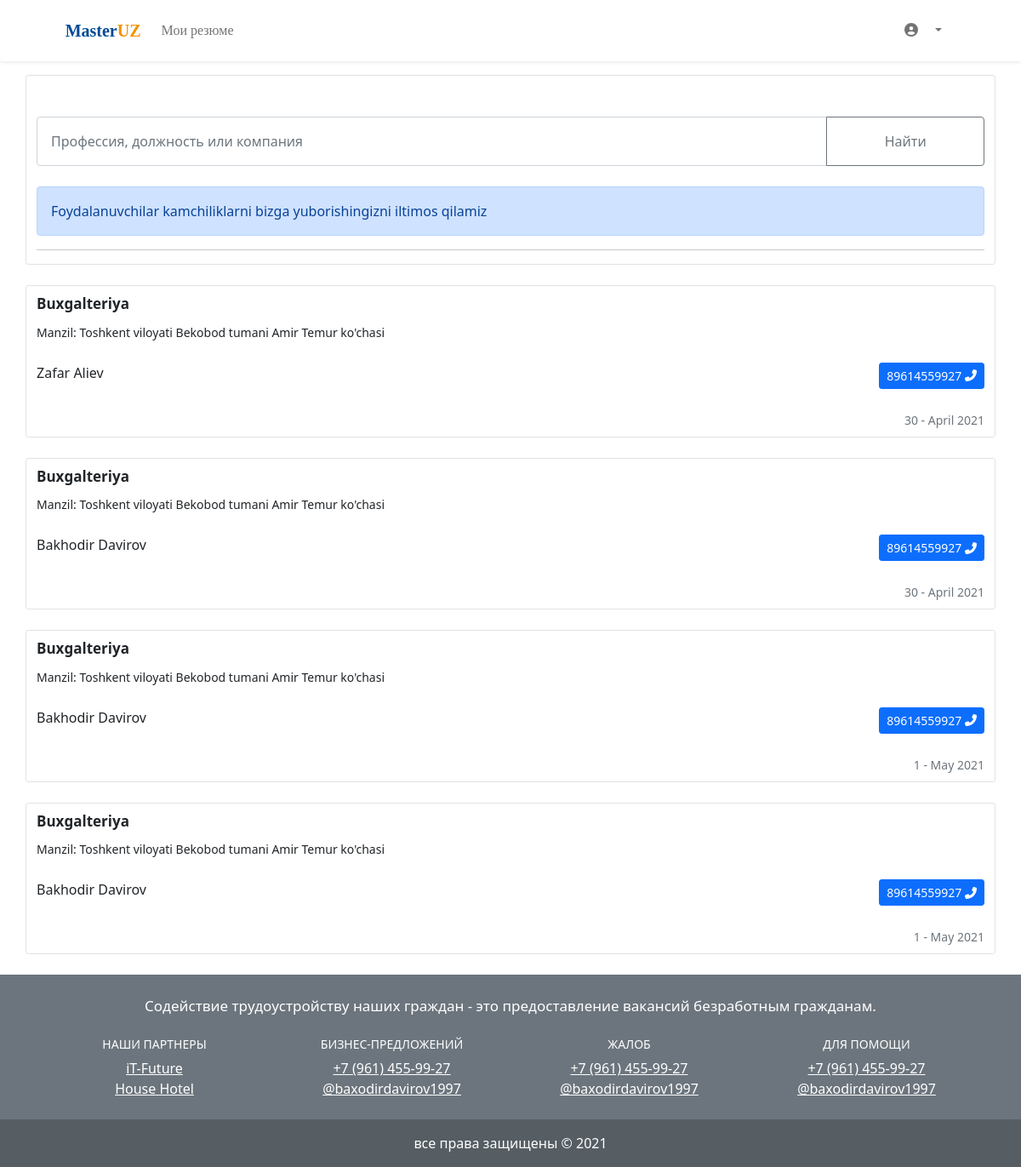
Screenshot of /accounts/ with the database file from the repository.
### jobs/models.py (models this page shows, shortened)
class Vacanciess(models.Model):
	title = "E'lon ish o'rni"
	pub_date = models.DateTimeField(auto_now_add=True)
	user = models.ForeignKey(User, on_delete = models.CASCADE)
	title1 = "Asosiy ma'lumotlar"
	job_title = models.CharField(max_length=100, verbose_name="Lavozim")
	job_code = models.CharField(max_length=100, verbose_name="Ish kodi")
	profess = models.ForeignKey(Professiona, models.SET_NULL, blank=True, null=True,)
	thchopr = models.ForeignKey(Thchoprofar, models.SET_NULL, blank=True, null=True,)
	description = RichTextField(blank=True, null=True)
	MONEY = (
        ('USD', "USD"),
        ('RUB', "RUB"),
        ("UZS", "UZS"),
    )
	moneys = models.CharField(max_length =100, choices = MONEY)
	thesalaryfrom = models.CharField(max_length=100, verbose_name="$$$")
	thesalaryto = models.CharField(max_length=100, verbose_name="$$$")
	CHOOSEM = (
    ('до налогов', "до налогов"),
    ("в руках", "в руках"),
    )
	choosemo = models.CharField(max_length =100, choices = CHOOSEM)
	title2 = "Ish joyi"
	provinces = models.ForeignKey(Uzbekiston_provinces, models.SET_NULL, blank=True, null=True,)
	region = models.ForeignKey(Uzbekiston_region, models.SET_NULL, blank=True, null=True,)
	geolocation = models.CharField(max_length=100, verbose_name="Geo joylashuv")
	title3 = "Qo'shimcha"
	EMPLOYMENT = (
        ("Полная занятость", "Полная занятость"),
        ("Неполная занятость", "Неполная занятость"),
        ("Проектная работа или разовое задание", "Проектная работа или разовое задание"),
        ("Волонтерство", "Волонтерство"),
        ("Практика", "Практика"),
    )
	emptype = models.CharField(max_length =100, choices = EMPLOYMENT)
	WORKHO = (
        ("Полный день", "Полный день"),
        ("Сменная работа", "Сменная работа"),
        ("По таблицах", "По таблицах"),
        ("Долгая работа", "Долгая работа"),
    )
	worhou = models.CharField(max_length =100, choices = WORKHO)
	title4 = "Aloqa ma'lumotlari"
	name = models.CharField(max_length=100, verbose_name="Familya Ism")
	phone = models.CharField(max_length=100, verbose_name="Telefon nomer")
	comment = models.CharField(max_length=100, verbose_name="Siz bilan bog'lanishning qulay vaqti")
	class Meta:
		verbose_name = "E'LON ISH O'RNI"
		verbose_name_plural = "E'LON ISH O'RNI"

### category/models.py (models this page shows)
class Uzbekiston_provinces(models.Model):
	title = "Uzbekiston viloyatlari"
	provinces = models.CharField(max_length=100, verbose_name="Nomi")
	def __str__(self):
		return self.provinces
	class Meta:
		verbose_name = "2. O'ZBEKISTON VILOYATLARI (BAZASI)"
		verbose_name_plural = "2. O'ZBEKISTON VILOYATLARI (BAZASI)"

class Uzbekiston_region(models.Model):
	title = "Uzbekiston tumanlari"
	user = models.ForeignKey(Uzbekiston_provinces, on_delete = models.CASCADE)
	region = models.CharField(max_length=100, verbose_name="Nomi")
	def __str__(self):
		return self.region
	class Meta:
		verbose_name = "3. O'ZBEKISTON TUMANLAR (BAZASI)"
		verbose_name_plural = "3. O'ZBEKISTON TUMANLAR (BAZASI)"

### accounts/views.py (the view)
# urls.py: path('', views.account, name='account'),
def account(request):
    filter = VacanciessFilter(request.GET, queryset=Vacanciess.objects.all())
    object_list = filter.qs
    context = {"object_list": object_list, "filter":filter}
    return render(request, 'accounts/account.html', context)

### accounts/templates/accounts/account.html (shortened to what this page needs)
{% extends 'base.html' %}
{% load static %}
{% block menu %}
<header class="" style="border-radius: 0px; font-family: 'Baloo Chettan 2';">
  <nav class="navbar navbar-expand-lg navbar-light bg-light shadow-sm p-3 bg-body rounded-start">
    <div class="container-fluid col-lg-11 ms-auto">
    <a class="navbar-brand landing-brand" href="" style="font-weight: bold; font-size: 20px; color: rgb(0, 74, 150);">
      Master<font style="color: rgb(243,147,0);">UZ</font></a>
  <div class="collapse navbar-collapse" id="navbarSupportedContent">
  <ul class="navbar-nav">
  <li class="nav-item">
  <a class="nav-link" href="{% url 'summary' %}">Мои резюме</a>
  </li>
  </ul>
  </div>
    <div class="collapse navbar-collapse" id="navbarSupportedContent">
      <ul class="navbar-nav ms-auto mx-2">
      <li class="nav-item menu_icon">
      <a class="nav-link" href="#"><i class="fas fa-user-circle account_logatip"></i></a>
      </li>
      <li class="nav-item dropdown">
      <a class="nav-link dropdown-toggle" href="#" id="navbarDropdownMenuLink" role="button" data-bs-toggle="dropdown" aria-expanded="false">
      </a>
      </li>
      </ul>
    </div>
  </div>
  </nav>
</header>
{% endblock %}
{% block content %}
<div class="container-fluid mb-4">
<div class="container border rounded-1 mt-3">
<form method="GET">
<div class="input-group mt-5">
 {{ filter.form.job_title }}
<button class="btn btn-outline-secondary col-lg-2" type="submit" id="button-addon2">Найти</button>
</div>
</form>
<div class="col-lg-12 mt-1">
<div class="alert alert-primary mt-4">
Foydalanuvchilar kamchiliklarni bizga yuborishingizni iltimos qilamiz
</div>
<hr>
</div>
</div>
</div>
{% for v in object_list %}
<div class="container-fluid mt-2 mb-4">
<div class="container border rounded-1 pt-2 pb-2">
<div class="row">
<div class="col-12 col-lg-12">
<div class="fw-bold" style="font-size: 17px;">{{v.job_title}}</div>
<div class="mt-2">
<small>Manzil: {{v.provinces}} {{v.region}} {{v.geolocation}}</small>
</div>
<div class="row mt-4 mb-4">
<div class="col-6">
  {{v.name}}
</div>
<div class="col-6" align="right">
  <a href="tel:{{v.phone}}">
  <button type="button" class="btn btn-primary btn-sm m-auto rounded-1">{{v.phone}} <i class="fas fa-phone-alt"></i></button>
  </a>
</div>
</div>
<div align="right">
<small class="text-muted">{{v.pub_date|date:"j"}} - {{v.pub_date|date:"F"}} {{v.pub_date|date:"Y"}}</small>
</div>
</div>
</div>
</div>
</div>
{% endfor %}
{% endblock %}

### templates/base.html (shortened to what this page needs)
<!DOCTYPE html>
<html lang="en">
<head>
{% load static %}
<link href="https://cdn.jsdelivr.net/npm/bootstrap@5.0.0-beta3/dist/css/bootstrap.min.css" rel="stylesheet">
</head>
<body>
{% block menu %}{% endblock %}
{% block content %}
{% endblock %}
<footer class="bg-secondary text-center text-white">
<div class="container p-4">
<section class="mb-4">
<p style="font-size: 17px;">
Содействие трудоустройству наших граждан - это предоставление вакансий безработным гражданам. </p>
</section>
<section>
<div class="row">
<div class="col-lg-3 col-md-6 mb-4 mb-md-0">
  <h6 class="text-uppercase" style="font-size: 14px;">Наши партнеры</h6>
  <ul class="list-unstyled mb-0">
  <li><a href="#!" class="text-white">iT-Future</a></li>
  <li><a href="#!" class="text-white">House Hotel</a></li>
  </ul>
</div>
<div class="col-lg-3 col-md-6 mb-4 mb-md-0">
  <h6 class="text-uppercase" style="font-size: 14px;">Бизнес-предложений</h6>
  <ul class="list-unstyled mb-0">
  <li>
  <a href="tel:{{f.phone_numer}}" class="text-white">+7 (961) 455-99-27</a>
  </li>
  <li>
  <a href="https://t.me/baxodirdavirov1997" class="text-white">@baxodirdavirov1997</a>
  </li>
  </ul>
</div>
<div class="col-lg-3 col-md-6 mb-4 mb-md-0">
  <h6 class="text-uppercase" style="font-size: 14px;">Жалоб</h6>
  <ul class="list-unstyled mb-0">
  <li><a href="tel:{{f.phone_numer}}" class="text-white">+7 (961) 455-99-27</a></li>
  <li><a href="https://t.me/baxodirdavirov1997" class="text-white">@baxodirdavirov1997</a></li>
  </ul>
</div>
<div class="col-lg-3 col-md-6 mb-4 mb-md-0">
<h6 class="text-uppercase" style="font-size: 14px;">Для помощи</h6>
<ul class="list-unstyled mb-0">
  <li><a href="tel:{{f.phone_numer}}" class="text-white">+7 (961) 455-99-27</a></li>
  <li><a href="https://t.me/baxodirdavirov1997" class="text-white">@baxodirdavirov1997</a></li>
</ul>
</div>
</div>
</section>
</div>
<div class="text-center p-3" style="background-color: rgba(0, 0, 0, 0.2);">
    все права защищены © 2021
</div>
</footer>
</body>
</html>

### rows the page displays
Vacanciess: job_title "Buxgalteriya", provinces "Toshkent viloyati", region "Bekobod tumani", geolocation "Amir Temur ko'chasi", name "Zafar Aliev", phone "89614559927", pub_date "30", pub_date "April", pub_date "2021"
Vacanciess: job_title "Buxgalteriya", provinces "Toshkent viloyati", region "Bekobod tumani", geolocation "Amir Temur ko'chasi", name "Bakhodir Davirov", phone "89614559927", pub_date "30", pub_date "April", pub_date "2021"
Vacanciess: job_title "Buxgalteriya", provinces "Toshkent viloyati", region "Bekobod tumani", geolocation "Amir Temur ko'chasi", name "Bakhodir Davirov", phone "89614559927", pub_date "1", pub_date "May", pub_date "2021"
Vacanciess: job_title "Buxgalteriya", provinces "Toshkent viloyati", region "Bekobod tumani", geolocation "Amir Temur ko'chasi", name "Bakhodir Davirov", phone "89614559927", pub_date "1", pub_date "May", pub_date "2021"
